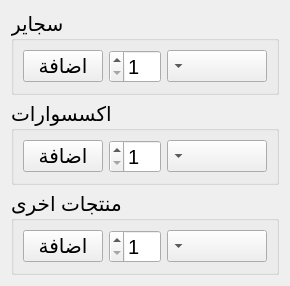
            <widget class="QWidget" name="tab_11">
             <attribute name="title">
              <string>اضافة منتجات</string>
             </attribute>
             <layout class="QVBoxLayout" name="verticalLayout_23">
              <item>
               <layout class="QVBoxLayout" name="verticalLayout_7">
                <item>
                 <widget class="QGroupBox" name="groupBox_4">
                  <property name="font">
                   <font>
                    <pointsize>15</pointsize>
                   </font>
                  </property>
                  <property name="title">
                   <string>سجاير</string>
                  </property>
                  <layout class="QHBoxLayout" name="horizontalLayout_12">
                   <item>
                    <layout class="QHBoxLayout" name="horizontalLayout_11">
                     <item>
                      <widget class="QPushButton" name="pushButton_33">
                       <property name="font">
                        <font>
                         <pointsize>15</pointsize>
                        </font>
                       </property>
                       <property name="text">
                        <string>اضافة</string>
                       </property>
                      </widget>
                     </item>
                     <item>
                      <widget class="QSpinBox" name="spinBox_5">
                       <property name="font">
                        <font>
                         <pointsize>15</pointsize>
                        </font>
                       </property>
                       <property name="layoutDirection">
                        <enum>Qt::RightToLeft</enum>
                       </property>
                       <property name="locale">
                        <locale language="English" country="UnitedStates"/>
                       </property>
                       <property name="minimum">
                        <number>1</number>
                       </property>
                       <property name="value">
                        <number>1</number>
                       </property>
                      </widget>
                     </item>
                     <item>
                      <widget class="QComboBox" name="comboBox_8">
                       <property name="font">
                        <font>
                         <pointsize>15</pointsize>
                        </font>
                       </property>
                       <property name="layoutDirection">
                        <enum>Qt::RightToLeft</enum>
                       </property>
                      </widget>
                     </item>
                    </layout>
                   </item>
                  </layout>
                 </widget>
                </item>
                <item>
                 <widget class="QGroupBox" name="groupBox_6">
                  <property name="font">
                   <font>
                    <pointsize>15</pointsize>
                   </font>
                  </property>
                  <property name="title">
                   <string>اكسسوارات</string>
                  </property>
                  <layout class="QHBoxLayout" name="horizontalLayout_15">
                   <item>
                    <layout class="QHBoxLayout" name="horizontalLayout_9">
                     <item>
                      <widget class="QPushButton" name="pushButton_35">
                       <property name="font">
                        <font>
                         <pointsize>15</pointsize>
                        </font>
                       </property>
                       <property name="text">
                        <string>اضافة</string>
                       </property>
                      </widget>
                     </item>
                     <item>
                      <widget class="QSpinBox" name="spinBox_6">
                       <property name="font">
                        <font>
                         <pointsize>15</pointsize>
                        </font>
                       </property>
                       <property name="layoutDirection">
                        <enum>Qt::RightToLeft</enum>
                       </property>
                       <property name="locale">
                        <locale language="English" country="UnitedStates"/>
                       </property>
                       <property name="minimum">
                        <number>1</number>
                       </property>
                      </widget>
                     </item>
                     <item>
                      <widget class="QComboBox" name="comboBox_10">
                       <property name="font">
                        <font>
                         <pointsize>15</pointsize>
                        </font>
                       </property>
                       <property name="layoutDirection">
                        <enum>Qt::RightToLeft</enum>
                       </property>
                      </widget>
                     </item>
                    </layout>
                   </item>
                  </layout>
                 </widget>
                </item>
                <item>
                 <widget class="QGroupBox" name="groupBox_7">
                  <property name="font">
                   <font>
                    <pointsize>15</pointsize>
                   </font>
                  </property>
                  <property name="title">
                   <string>منتجات اخرى</string>
                  </property>
                  <layout class="QHBoxLayout" name="horizontalLayout_16">
                   <item>
                    <widget class="QPushButton" name="pushButton_36">
                     <property name="font">
                      <font>
                       <pointsize>15</pointsize>
                      </font>
                     </property>
                     <property name="text">
                      <string>اضافة</string>
                     </property>
                    </widget>
                   </item>
                   <item>
                    <widget class="QSpinBox" name="spinBox_7">
                     <property name="font">
                      <font>
                       <pointsize>15</pointsize>
                      </font>
                     </property>
                     <property name="layoutDirection">
                      <enum>Qt::RightToLeft</enum>
                     </property>
                     <property name="locale">
                      <locale language="English" country="UnitedStates"/>
                     </property>
                     <property name="minimum">
                      <number>1</number>
                     </property>
                    </widget>
                   </item>
                   <item>
                    <widget class="QComboBox" name="comboBox_11">
                     <property name="font">
                      <font>
                       <pointsize>15</pointsize>
                      </font>
                     </property>
                     <property name="layoutDirection">
                      <enum>Qt::RightToLeft</enum>
                     </property>
                    </widget>
                   </item>
                  </layout>
                 </widget>
                </item>
               </layout>
              </item>
             </layout>
            </widget>
